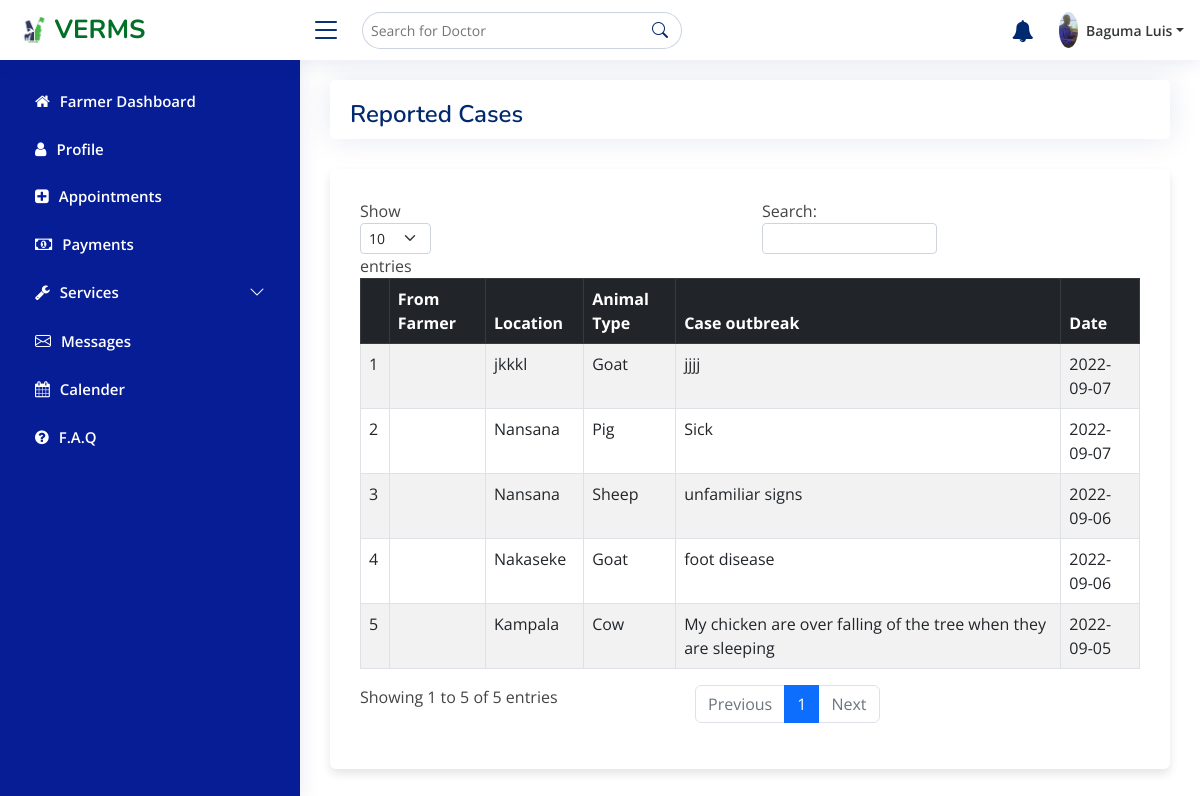
The app's page /farmer/cases.php (signed in) with its own data.
### tables this page shows
CREATE TABLE `animal_disease_cases` (
  `id` int(11) NOT NULL,
  `disease_case` text NOT NULL,
  `user` int(11) NOT NULL,
  `date_added` date NOT NULL,
  `_timestamp` timestamp NOT NULL DEFAULT current_timestamp(),
  `location` char(200) NOT NULL,
  `animal` smallint(6) DEFAULT NULL
);

### farmer/cases.php (the view, shortened to what this page needs)
<?php
include_once "../header.php";
?>
<main id="main" class="main">
    <div class="col-12">
        <div class="card">
            <div class="pagetitle">
                <h1>Reported Cases</h1>
            </div>
        </div>
        <div class="container">
        <div class="row">
            <div class="col-12">
            <div class="table-responsive">
                <table id="datatable" class="table table-striped table-bordered">
                    <thead class="table-dark">
                            <tr>
                                <th></th>
                                <th>From Farmer</th>
                                <th>Location</th>
                                <th>Animal Type</th>
                                <th>Case outbreak</th>
                                <th>Date</th>
                            </tr>
                            </thead>
                            <tbody>
                            <?php
                            $no = 1;
                            $user = $_SESSION['user_Id'];
                            $data = mysqli_query($conn, "select user, disease_case, animal_disease_cases.date_added, animal_disease_cases.location,animal_disease_cases.date_added, (select animal from animals where id = animal_disease_cases.animal) as animal, (select name from user where user_Id = animal_disease_cases.user) as farmer from animal_disease_cases order by id desc") or die(mysqli_error($conn));
                            while ($row = mysqli_fetch_array($data)) {
                                ?>
                                <tr class="<?=$user == $row['user'] ?>">
                                    <td><?=$no++?></td>
                                    <td><?=$user == $row['user'] ?'Mine' : $row['farmer']?></td>
                                    <td><?=$row['location']?></td>
                                    <td><?=$row['animal']?></td>
                                    <td><?=$row['disease_case']?></td>
                                    <td><?=$row['date_added']?></td>
                                </tr>
                                <?php
                            }
                            ?>
                            </tbody>
                        </table>
                    </div>
                </div>
</main>
</body>
</html>

### assets/css/main.css (style rules this page uses)
:root { scroll-behavior: smooth; }
body { font-family: "Open Sans", sans-serif; background: #771cd3; color: #444444; }
h1, h2, h3, h4, h5, h6 { font-family: "Nunito", sans-serif; }
#main { margin-top: 60px; padding: 20px 30px; transition: all 0.3s; }
.pagetitle { margin-top: 20px; margin-bottom: 10px; margin-left: 20px; }
.pagetitle h1 { font-size: 24px; margin-bottom: 0; font-weight: 600; color: #012970; }
.card { margin-bottom: 30px; border: none; border-radius: 5px; box-shadow: 0px 0 30px rgba(1, 41, 112, 0.1); }
@media (min-width: 1200px) { #main, #footer { margin-left: 300px; } }
.container { position: relative; max-width: 100%; width: 100%; border-radius: 6px; padding: 30px; background-color: #fff; box-shadow: 0 5px 10px rgba(0, 0, 0, 0.1); }

### records on screen
animal_disease_cases: location "jkkkl", animal "Goat", disease_case "jjjj", date_added "2022-09-07"
animal_disease_cases: location "Nansana", animal "Pig", disease_case "Sick", date_added "2022-09-07"
animal_disease_cases: location "Nansana", animal "Sheep", disease_case "unfamiliar signs", date_added "2022-09-06"
animal_disease_cases: location "Nakaseke", animal "Goat", disease_case "foot disease", date_added "2022-09-06"
animal_disease_cases: location "Kampala", animal "Cow", disease_case "My chicken are over falling of the tree when they are sleeping", date_added "2022-09-05"

### other values on screen
$_SESSION['names'] "Baguma Luis"
